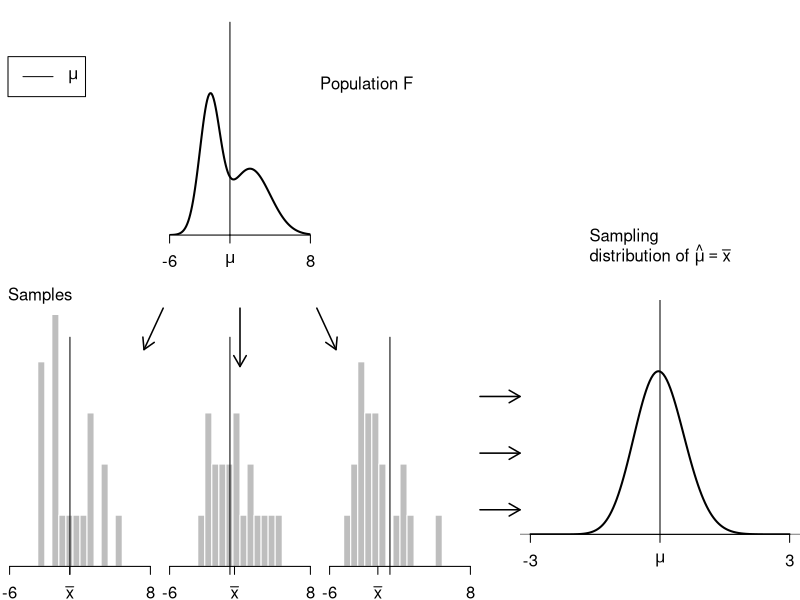
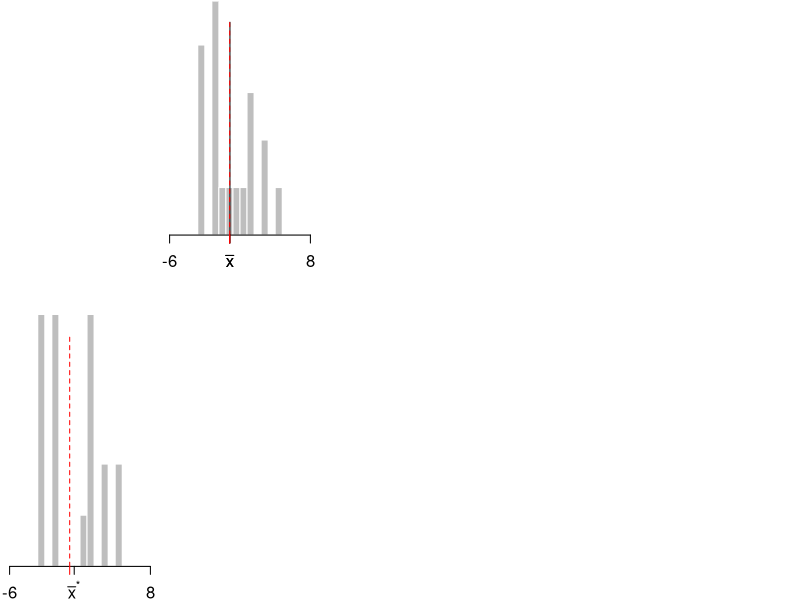

These charts were generated, in order, by the following R code: (Note: this script raises an error after producing the figures.)
# Create pictures of "Ideal World" and "Bootstrap World"

# This creates
# idealWorld3.pdf (3 samples)
# bootstrapWorld3.pdf (3 samples)


#source("functions.R")

setwd("~/teaching/2018-spring-stat343/stat343_s2018/lectures/20180329_bootstrap/")

PointsSubset <- function(x, y, subset, ...) {
  if(any(subset))
    points(x[subset], y[subset], ... )
  return(invisible(NULL))
}

#### Density for Population

# Population is 50% N(-2, 1) and 50% N(2, 2^2); mu = 0, var = 4 + (1+4)/2 = 6.5
n <- 20
populationMean <- c(-2, 2)
mu <- mean(populationMean)
populationSd <- c(1, 2)
populationVar <- populationSd^2
mu1 <- mean(populationMean)
sd1 <- sqrt( (diff(populationMean)/2)^2 + mean(populationVar))

# Some values for use in plotting
Xlim <- c(-6, 8)
Breaks <- seq(Xlim[1], Xlim[2], length = 21)
# density = fraction / barwidth = count / (n*14/20), max = 5/(20*14/20) = .35
Ylim <- c(0, .351)
# max hist density is
XlimMean <- c(-3, 3)
YlimMean <- c(0, 1) # Ylim * sqrt(n) is taller than needed,
segmentTop <- .32

rPopulation <- function(n){
  # Generate observations from population
  i <- sample(1:2, size = n, replace = TRUE)
  rnorm(n, mean = populationMean[i], sd = populationSd[i])
}
dPopulation <- function(x){
  # density from population
  (dnorm(x, populationMean[1], sd = populationSd[1]) +
   dnorm(x, populationMean[2], sd = populationSd[2]))/2
}
dMean <- function(x, n){
  # Density for sampling distribution of the mean.
  # Number of observations from first half of population is Bi(n, .5)
  k <- 0:n
  f <- function(k, x) {
    # density at x, given k observations from first half
    dnorm(x, (k*populationMean[1] + (n-k)*populationMean[2])/n,
          sqrt(k*populationVar[1] + (n-k)*populationVar[2])/n)
  }
  colSums(dbinom(k, n, .5) * outer(k, x, f))
}


#### Some parameters for figure layout.
# left part from 0 to .6 (population & samples), right from .65 to 1 (samp dist)
divideX <- c(.6, .65)
# Of left part, use ranges 0 to .3, .35 to .65, .7 to 1
#divideY <- c(0, .30, .35, .65, .7, 1)
divideY <- c(0, .32, .33, .65, .70, 1)

useFraction <- .9
Fraction2 <- 0:1 + c(1, -1) * (1 - useFraction) / 2

#--------------------------------------------------
# Setup for both figures

# Generate some random samples; I'll pick some with varying mu and sigma
set.seed(0)
A <- lapply(1:300, function(i, n) rPopulation(n), n = n)
if(FALSE) {
  A1means <- sapply(A, mean)
  A1sd <- sapply(A, sd)
  plot(A1means, A1sd)
  abline(h = sqrt(6.5))
  # Don't want any with values outside Xlim
  ii <- which(sapply(A, function(x) (max(x) < Xlim[2]) & (min(x) > Xlim[1])))
  PointsSubset(A1means, A1sd, -ii, col = "red", pch = 3)
  # Don't want any for which any of the bins have more than 5.
  temp <- lapply(A[ii], hist, breaks = Breaks, plot = FALSE)
  table(sapply(temp, function(x) max(x$counts))) # table for number in top bin
  good <- (sapply(temp, function(x) max(x$counts)) <= 5)
  PointsSubset(A1means[ii], A1sd[ii], !good, col = "yellow")
  # text(A1means[Aii], A1sd[Aii], Aii) # So show current selection on plot
  identify(A1means[ii], A1sd[ii], n = 5, labels = ii)
  # Save interesting ones as Aii. Want first to have average sd & moderately
  # extreme mean.
}
Aii <- as.integer(c(277, 100, 191, 186, 218))
first <- Aii[1]
# 277 has moderately high mean & average sd
# 199 has very high mean and avg sd, 191 is low both, 218 is high sd


set.seed(0)
Ameans <- sapply(1:10^4, function(i, n) mean(rPopulation(n)), n = n)
mean(Ameans) # Should be near zero
var(Ameans) # Should be close to population var of 6.5/20 = .325

standardColor <- "blue"

PlotSample <- function(data, lineMu = TRUE, star = FALSE, lineM = NULL,
                       col = standardColor){
  # lineMu: logical, add a vertical line at mu
  # star:  logical, label with xbar* instead of xbar
  # lineM: NULL or numeric; add a vertical line there

  hist(data, breaks = Breaks, col = col,
       probability = TRUE, axes = FALSE, new = FALSE, border = 0,
       xlab = "", xlim = Xlim, ylim = Ylim, xaxs = "i", yaxs = "i", main = "")
  axis(side = 1, at = Xlim)
  axis(side = 1, at = mean(data),
       if(star) expression(bar(x)^"*") else expression(bar(x)))
  if(lineMu) {
    segments(mu, y0 = 0, y1 = segmentTop)
    axis(side = 1, at = mu, "")
  }
  if(length(lineM)) {
    segments(lineM, y0 = 0, y1 = segmentTop, col = "red", lty = 2)
    axis(side = 1, at = lineM, "", col = "red")
  }
  invisible(NULL)
}

# Shortcut for bootstrap samples
PlotSample2 <- function(data, lineM, ...) {
  PlotSample(data, lineMu = FALSE, star = TRUE, lineM = lineM, ...)
}

#--------------------------------------------------
# Make graph idealWorld3.pdf (only three samples)

# Rescale figures to use only the top two regions
rescaleY <- function(x) (x-.33)/.67
divideY3 <- (c(NA, NA, .33, .65, .70, 1) - .33) / .67
figureHeight <- 4 * .67

# Use lighter color
standardColor <- "gray"


#system("mkdir ../figures")
pdf("idealWorld3.pdf", height = figureHeight)

### Population density
par(fig = c(divideX[1] * (1/3 + 1/3 * Fraction2), divideY3[5:6]),
    mar = .1 + c(2, 0, 0, 0), mex = .8)
x <- seq(from = Xlim[1], to = Xlim[2], length = 151)
plot(x, dPopulation(x), xlab = "", ylab = "",
     type = "l", ylim = Ylim, xlim = Xlim,
     axes = FALSE, xaxs = "i", yaxs = "i", lwd = 2)
segments(mu, 0, y1 = segmentTop)
axis(side = 1, at = Xlim)
axis(side = 1, mu, expression(mu))

### Samples
par(fig = c(divideX[1] * (0/3 + 1/3 * Fraction2), divideY3[3:4]), new = TRUE)
PlotSample(A[[first]])
#axis(1, mu, expression(mu)) #text(mu, segmentTop+.02, adj = .5, expression(mu))
par(fig = c(divideX[1] * (1/3 + 1/3 * Fraction2), divideY3[3:4]), new = TRUE)
PlotSample(A[[Aii[2]]])
par(fig = c(divideX[1] * (2/3 + 1/3 * Fraction2), divideY3[3:4]), new = TRUE)
PlotSample(A[[Aii[3]]])


### Sampling distn (at right)
par(fig = c(divideX[2], 1, 0, .5), new = TRUE)
par(mar = c(4.1, 0, 0, 0))
xd <- seq(from = XlimMean[1], to = XlimMean[2], length = 151)
plot(xd, dMean(xd, n),
     xlim = XlimMean, ylim = YlimMean,
     type = "l", axes = FALSE, main = "", yaxs = "i", lwd = 2,
     xlab = "", ylab = "") # xlab = expression(bar(x))
#plot(density(Ameans), xlim = XlimMean, ylim = YlimMean,
#     type = "l", axes = FALSE, main = "", yaxs = "i", lwd = 2)

axis(side = 1, XlimMean[1:2])
abline(v = mu, h = 0)
axis(side = 1, mu, expression(mu))
# Need axis call last, not abline, or arrows and text don't show up.

### Arrows
par(mar = c(2.1, 0, 0, 0))
par(fig = c(0, 1, 0, 1), usr = c(0, 1, 0, 1))
arrows(lwd = 1.5, length = .125,
       x0 = divideX[1] * (.29 + .42 * ppoints(5)[c(1,3,5)]),
       x1 = divideX[1] * seq(.3, .7, length = 3),
       y0 = rescaleY(divideY[4:5] %*% c(.2, .77)) - .05,
       y1 = rescaleY(divideY[4] - c(.6, 1, .6) * (divideY[5]-divideY[4])) - .05
       )
arrows(divideX[1], c(.1, .2, .3), length = .125,
       divideX[2], lwd = 1.5)

### Text
text(.4, .85, "Population F", adj = 0)
text((divideX[2]+1)/2, .55, adj = .5,
     expression("Sampling\ndistribution of " * hat(mu) == bar(x)))
text(0.01, divideY3[4], adj = 0, "Samples")
legend(.01, .9, lty=1, legend = expression(mu))

dev.off()

#--------------------------------------------------
# Make graph bootstrapWorld3.pdf


### Bootstrap data
set.seed(2)
Bmeans <- sapply(1:10^4, function(i) mean(sample(A[[first]], replace = T)))
set.seed(2)
B <- lapply(1:10, function(i) sample(A[[first]], replace = T))
temp <- lapply(B, hist, breaks = Breaks, plot = FALSE)
goodB <- (sapply(temp, function(x) max(x$counts)) <= 5)
Bii <- which(goodB)[1:5]



pdf("bootstrapWorld3.pdf", height = figureHeight)

### Plot sample (as substitute for population)
par(fig = c(divideX[1] * (1/3 + 1/3 * Fraction2), divideY3[5:6]),
    mar = .1 + c(2, 0, 0, 0), mex = .8)
PlotSample(A[[first]], lineM = Ameans[first]) # linemu = TRUE
axis(1, Ameans[first], expression(bar(x)), col = "red")
# axis(1, mu, expression(mu)) # text(mu, .22, adj = .5, expression(mu))

### Bootstrap samples
par(fig = c(divideX[1] * (0/3 + 1/3 * Fraction2), divideY3[3:4]), new = TRUE)
PlotSample2(B[[Bii[1]]], Ameans[first])
#text(Ameans[first], segmentTop, adj = .5, expression(bar(x)), col = "red")
par(fig = c(divideX[1] * (1/3 + 1/3 * Fraction2), divideY3[3:4]), new = TRUE)
PlotSample2(B[[Bii[3]]], Ameans[first]) # switch order of 2 & to to avoid arrows
par(fig = c(divideX[1] * (2/3 + 1/3 * Fraction2), divideY3[3:4]), new = TRUE)
PlotSample2(B[[Bii[2]]], Ameans[first])


### Bootstrap distn
par(fig = c(divideX[2], 1, 0, .5), new = TRUE)
par(mar = c(4.1, 0, 0, 0))
hist(Bmeans, xlim = XlimMean, ylim = YlimMean, breaks = 61, border = 0,
     axes = F, col = standardColor, probability = TRUE, main = "", yaxs = "i",
     xlab = "", ylab = "") # expression(bar(x)^"*")
abline(v = Ameans[first], col = "red", lty = 2)
abline(v = mu)
axis(1, XlimMean)
axis(1, at = mu, expression(mu))
axis(1, at = Ameans[first], expression(bar(x)), col = "red")


### Arrows
par(mar = c(2.1, 0, 0, 0))
par(fig = c(0, 1, 0, 1), usr = c(0, 1, 0, 1))
arrows(lwd = 1.5, length = .125,
       x0 = divideX[1] * (.29 + .42 * ppoints(5)[c(1,3,5)]),
       x1 = divideX[1] * seq(.3, .7, length = 3),
       y0 = rescaleY(divideY[4:5] %*% c(.2, .77)) - .05,
       y1 = rescaleY(divideY[4] - c(.6, 1, .6) * (divideY[5]-divideY[4])) - .05
       )
arrows(divideX[1], c(.1, .2, .3), length = .125,
       divideX[2], lwd = 1.5)

### Text
text(.4, .8, expression("Estimate of\npopulation=\noriginal data " * hat(F)),
     adj = 0)
text((divideX[2]+1)/2, .55, adj = .5,
     expression("Bootstrap\ndistribution of "* hat(mu)^"*" == bar(x)^"*"))
text(0.01, divideY3[4]+.03, adj = 0, "Bootstrap\nSamples")
legend(.01, .9, lty=1:2, col = 1:2,
       legend = expression(mu, bar(x)))

dev.off()
